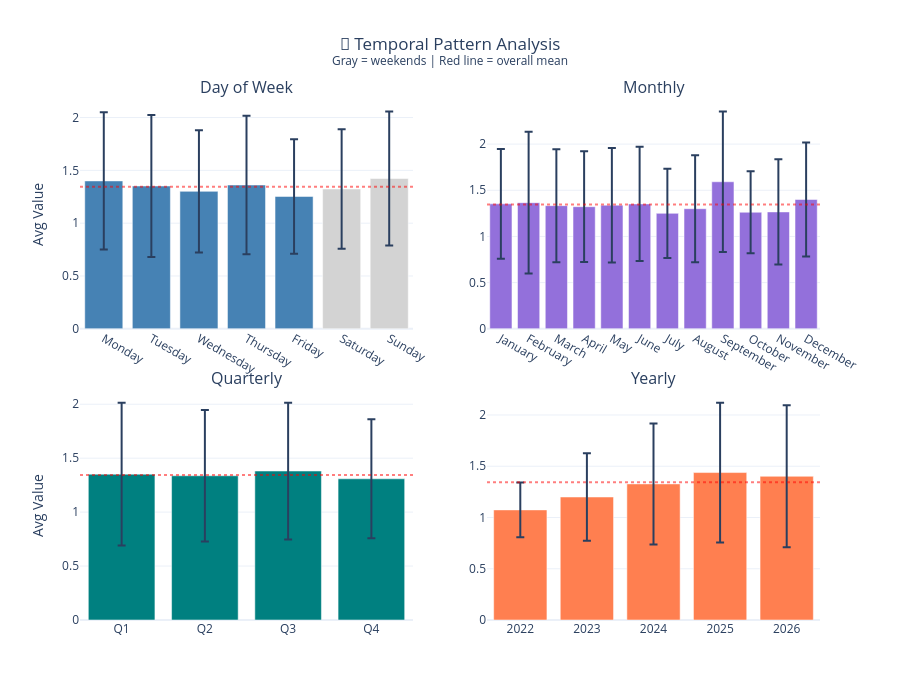

The notebook cell saved with this chart:
### Markdown cell above
[//]: # (cr:doc name='1c_6_seasonality_detection' id=207ff626)
## 1c.6 Seasonality Detection

**📖 Understanding Seasonality:**
- **Weekly** (period=7): Higher activity on certain days
- **Monthly** (period~30): End-of-month patterns, billing cycles
- **Quarterly** (period~90): Business cycles, seasonal products

**📊 Interpreting Strength (Autocorrelation):**

Strength measures how well values at a given lag correlate with current values.

| Strength | Interpretation | Random Data Baseline |
|----------|----------------|---------------------|
| 0.0 | No pattern (random noise) | ≈ 0.0 |
| 0.1–0.3 | Weak pattern | Barely above random |
| 0.3–0.5 | Moderate pattern | 3–5× lift over random |
| 0.5–0.7 | Strong pattern | Clear repeating cycle |
| > 0.7 | Very strong pattern | Near-deterministic cycle |

*Lift interpretation: A strength of 0.4 means the pattern explains ~40% of variance at that lag, vs ~0% for random data.*

**🎯 Window-Aligned Pattern Detection:**

We check two types of patterns:
- **Natural periods** (7, 14, 21, 30 days): Calendar-driven cycles
- **Aggregation windows** (from findings): Patterns at your selected feature windows (e.g., 180d, 365d)

If a pattern aligns with your aggregation window, features computed over that window may capture the full cycle — consider this when interpreting aggregated features.

**Impact on ML:**
- Add day-of-week, month features for detected periods
- Consider seasonal decomposition for strong patterns
- Use cyclical encodings (sin/cos) for neural networks

### Code cell
# @cr:code name='analyze_seasonality' id=47290098
# Seasonality Analysis - Temporal Pattern Grid + Autocorrelation

# Prepare temporal columns
daily_data["day_of_week"] = daily_data[TIME_COLUMN].dt.day_name()
daily_data["month"] = daily_data[TIME_COLUMN].dt.month_name()
daily_data["quarter"] = "Q" + daily_data[TIME_COLUMN].dt.quarter.astype(str)
daily_data["year"] = daily_data[TIME_COLUMN].dt.year.astype(str)

dow_order = ["Monday", "Tuesday", "Wednesday", "Thursday", "Friday", "Saturday", "Sunday"]
month_order = ["January", "February", "March", "April", "May", "June", "July", "August", "September", "October", "November", "December"]
daily_data["day_of_week"] = native_pd.Categorical(daily_data["day_of_week"], categories=[d for d in dow_order if d in daily_data["day_of_week"].to_numpy()], ordered=True)
daily_data["month"] = native_pd.Categorical(daily_data["month"], categories=[m for m in month_order if m in daily_data["month"].to_numpy()], ordered=True)
daily_data["quarter"] = native_pd.Categorical(daily_data["quarter"], categories=[q for q in ["Q1","Q2","Q3","Q4"] if q in daily_data["quarter"].to_numpy()], ordered=True)

# Compute statistics
dow_stats_mean = daily_data.groupby("day_of_week", observed=True)[analysis_col].mean().reset_index().rename(columns={analysis_col: "mean"})
dow_stats_std = daily_data.groupby("day_of_week", observed=True)[analysis_col].std().reset_index().rename(columns={analysis_col: "std"})
dow_stats = dow_stats_mean.merge(dow_stats_std, on="day_of_week")
monthly_stats_mean = daily_data.groupby("month", observed=True)[analysis_col].mean().reset_index().rename(columns={analysis_col: "mean"})
monthly_stats_std = daily_data.groupby("month", observed=True)[analysis_col].std().reset_index().rename(columns={analysis_col: "std"})
monthly_stats = monthly_stats_mean.merge(monthly_stats_std, on="month")
quarterly_stats_mean = daily_data.groupby("quarter", observed=True)[analysis_col].mean().reset_index().rename(columns={analysis_col: "mean"})
quarterly_stats_std = daily_data.groupby("quarter", observed=True)[analysis_col].std().reset_index().rename(columns={analysis_col: "std"})
quarterly_stats = quarterly_stats_mean.merge(quarterly_stats_std, on="quarter")
yearly_stats_mean = daily_data.groupby("year", observed=True)[analysis_col].mean().reset_index().rename(columns={analysis_col: "mean"})
yearly_stats_std = daily_data.groupby("year", observed=True)[analysis_col].std().reset_index().rename(columns={analysis_col: "std"})
yearly_stats = yearly_stats_mean.merge(yearly_stats_std, on="year")
overall_mean = daily_data[analysis_col].mean()

# Get aggregation window lags for seasonality detection
window_lags = []
if findings.time_series_metadata and findings.time_series_metadata.suggested_aggregations:
    for w in findings.time_series_metadata.suggested_aggregations:
        if w != "all_time":
            days = int(w.replace("d", "").replace("h", "")) if "d" in w else int(w.replace("h", "")) // 24
            if days > 30:
                window_lags.append(days)

# Run seasonality detection
seasonality_results = analyzer.detect_seasonality(daily_data, value_column=analysis_col, additional_lags=window_lags)

# Create 2x2 visualization grid
fig = make_subplots(rows=2, cols=2, subplot_titles=["Day of Week", "Monthly", "Quarterly", "Yearly"],
                    horizontal_spacing=0.1, vertical_spacing=0.12)

colors_dow = ["lightgray" if d in ["Saturday", "Sunday"] else "steelblue" for d in dow_stats["day_of_week"]]
fig.add_trace(go.Bar(x=dow_stats["day_of_week"], y=dow_stats["mean"], error_y=dict(type="data", array=dow_stats["std"]),
                     marker_color=colors_dow, showlegend=False), row=1, col=1)
fig.add_trace(go.Bar(x=monthly_stats["month"], y=monthly_stats["mean"], error_y=dict(type="data", array=monthly_stats["std"]),
                     marker_color="mediumpurple", showlegend=False), row=1, col=2)
fig.add_trace(go.Bar(x=quarterly_stats["quarter"], y=quarterly_stats["mean"], error_y=dict(type="data", array=quarterly_stats["std"]),
                     marker_color="teal", showlegend=False), row=2, col=1)
fig.add_trace(go.Bar(x=yearly_stats["year"], y=yearly_stats["mean"], error_y=dict(type="data", array=yearly_stats["std"]),
                     marker_color="coral", showlegend=False), row=2, col=2)

for row, col in [(1, 1), (1, 2), (2, 1), (2, 2)]:
    fig.add_hline(y=overall_mean, line_dash="dot", line_color="red", opacity=0.5, row=row, col=col)

fig.update_layout(title={"text": "📅 Temporal Pattern Analysis<br><sup>Gray = weekends | Red line = overall mean</sup>",
                         "x": 0.5, "xanchor": "center"}, template="plotly_white", height=700)
fig.update_yaxes(title_text="Avg Value", row=1, col=1)
fig.update_yaxes(title_text="Avg Value", row=2, col=1)
display_figure(fig)

# Combined Pattern Analysis
print("📊 SEASONALITY & TEMPORAL PATTERN ANALYSIS")
print("="*60)

# Variation analysis
def calc_var(stats): return (stats["mean"].max() - stats["mean"].min()) / overall_mean * 100 if len(stats) > 1 else 0
variations = {"day_of_week": calc_var(dow_stats), "month": calc_var(monthly_stats),
              "quarter": calc_var(quarterly_stats), "year": calc_var(yearly_stats)}

print("\n📈 Pattern Variation (% from mean):")
print(f"   Day of Week: {variations['day_of_week']:.1f}%")
print(f"   Monthly:     {variations['month']:.1f}%")
print(f"   Quarterly:   {variations['quarter']:.1f}%")
print(f"   Yearly:      {variations['year']:.1f}%")

# Autocorrelation seasonality
print("\n🔁 Autocorrelation Seasonality (threshold > 0.3):")
if seasonality_results:
    for sr in seasonality_results:
        strength = "Strong" if sr.strength > 0.5 else "Moderate"
        aligned = " [aggregation window]" if sr.period in window_lags else ""
        print(f"   • {sr.period_name or f'{sr.period}d'}: {sr.strength:.3f} ({strength}){aligned}")
else:
    print("   No significant autocorrelation patterns detected")

# Generate recommendations
SEASONALITY_RECOMMENDATIONS = []
for pattern, var_pct in variations.items():
    priority = "high" if var_pct > 20 else "medium" if var_pct > 10 else "low"

    if pattern == "day_of_week" and var_pct > 10:
        SEASONALITY_RECOMMENDATIONS.append({"pattern": pattern, "variation": var_pct, "priority": priority,
            "features": ["dow_sin", "dow_cos", "is_weekend"], "reason": f"{var_pct:.1f}% variation - add cyclical encoding"})
    elif pattern == "month" and var_pct > 10:
        SEASONALITY_RECOMMENDATIONS.append({"pattern": pattern, "variation": var_pct, "priority": priority,
            "features": ["month_sin", "month_cos"], "reason": f"{var_pct:.1f}% variation - add cyclical encoding"})
    elif pattern == "quarter" and var_pct > 10:
        SEASONALITY_RECOMMENDATIONS.append({"pattern": pattern, "variation": var_pct, "priority": priority,
            "features": ["quarter_sin", "quarter_cos"], "reason": f"{var_pct:.1f}% variation - add cyclical encoding"})
    elif pattern == "year" and var_pct > 20:
        trend_explains = 'trend_result' in dir() and trend_result.strength > 0.3 and trend_result.has_direction
        if trend_explains:
            SEASONALITY_RECOMMENDATIONS.append({"pattern": pattern, "variation": var_pct, "priority": priority,
                "features": ["year_trend"], "reason": f"{var_pct:.1f}% variation aligned with trend"})
        else:
            SEASONALITY_RECOMMENDATIONS.append({"pattern": pattern, "variation": var_pct, "priority": priority,
                "features": ["year_categorical"], "reason": f"{var_pct:.1f}% variation but NO linear trend - use categorical",
                "warning": "Stepwise changes or non-linear cycles suspected"})

# For autocorrelation-detected patterns
for sr in seasonality_results:
    if sr.period in [7, 14, 21, 30] and sr.strength > 0.3:
        SEASONALITY_RECOMMENDATIONS.append({"pattern": f"{sr.period}d_cycle", "variation": sr.strength * 100,
            "priority": "medium", "features": [f"lag_{sr.period}d_ratio"],
            "reason": f"Autocorrelation {sr.strength:.2f} at {sr.period}d - add lag ratio feature"})

print("\n" + "─"*60)
print("📋 SEASONALITY RECOMMENDATIONS:")
print("─"*60)
if SEASONALITY_RECOMMENDATIONS:
    for rec in SEASONALITY_RECOMMENDATIONS:
        icon = {"high": "🔴", "medium": "🟡", "low": "🟢"}.get(rec["priority"], "⚪")
        print(f"\n{icon} [{rec['priority'].upper()}] {rec['pattern'].replace('_', ' ').title()}")
        print(f"   {rec['reason']}")
        if rec.get("warning"):
            print(f"   ⚠️  {rec['warning']}")
        if rec.get("features"):
            print(f"   → Features: {', '.join(rec['features'])}")
else:
    print("\n   No significant patterns - seasonal features unlikely to help")

TEMPORAL_PATTERN_RECOMMENDATIONS = SEASONALITY_RECOMMENDATIONS

### Figure 1 — Plotly figure (JSON) as saved in the notebook; plotly's stock layout.template omitted (floating-point values rounded to 4 significant figures)
{"data": [{"error_y": {"array": [0.65, 0.6729, 0.5788, 0.6548, 0.5423, 0.5657, 0.6349], "type": "data"}, "marker": {"color": ["steelblue", "steelblue", "steelblue", "steelblue", "steelblue", "lightgray", "lightgray"]}, "showlegend": false, "type": "bar", "x": ["Monday", "Tuesday", "Wednesday", "Thursday", "Friday", "Saturday", "Sunday"], "xaxis": "x", "y": [1.4, 1.352, 1.301, 1.361, 1.253, 1.324, 1.423], "yaxis": "y"}, {"error_y": {"array": [0.5941, 0.7677, 0.6115, 0.6, 0.6194, 0.6191, 0.4838, 0.5803, 0.7615, 0.445, 0.5692, 0.6179], "type": "data"}, "marker": {"color": "mediumpurple"}, "showlegend": false, "type": "bar", "x": ["January", "February", "March", "April", "May", "June", "July", "August", "September", "October", "November", "December"], "xaxis": "x2", "y": [1.353, 1.365, 1.333, 1.322, 1.338, 1.352, 1.25, 1.3, 1.592, 1.262, 1.265, 1.4], "yaxis": "y2"}, {"error_y": {"array": [0.6618, 0.6096, 0.6339, 0.5513], "type": "data"}, "marker": {"color": "teal"}, "showlegend": false, "type": "bar", "x": ["Q1", "Q2", "Q3", "Q4"], "xaxis": "x3", "y": [1.352, 1.337, 1.381, 1.309], "yaxis": "y3"}, {"error_y": {"array": [0.2669, 0.4264, 0.5905, 0.6821, 0.6931], "type": "data"}, "marker": {"color": "coral"}, "showlegend": false, "type": "bar", "x": ["2022", "2023", "2024", "2025", "2026"], "xaxis": "x4", "y": [1.074, 1.2, 1.328, 1.438, 1.402], "yaxis": "y4"}], "layout": {"annotations": [{"font": {"size": 16}, "showarrow": false, "text": "Day of Week", "x": 0.225, "xanchor": "center", "xref": "paper", "y": 1.0, "yanchor": "bottom", "yref": "paper"}, {"font": {"size": 16}, "showarrow": false, "text": "Monthly", "x": 0.775, "xanchor": "center", "xref": "paper", "y": 1.0, "yanchor": "bottom", "yref": "paper"}, {"font": {"size": 16}, "showarrow": false, "text": "Quarterly", "x": 0.225, "xanchor": "center", "xref": "paper", "y": 0.44, "yanchor": "bottom", "yref": "paper"}, {"font": {"size": 16}, "showarrow": false, "text": "Yearly", "x": 0.775, "xanchor": "center", "xref": "paper", "y": 0.44, "yanchor": "bottom", "yref": "paper"}], "height": 700, "shapes": [{"line": {"color": "red", "dash": "dot"}, "opacity": 0.5, "type": "line", "x0": 0, "x1": 1, "xref": "x domain", "y0": 1.345, "y1": 1.345, "yref": "y"}, {"line": {"color": "red", "dash": "dot"}, "opacity": 0.5, "type": "line", "x0": 0, "x1": 1, "xref": "x2 domain", "y0": 1.345, "y1": 1.345, "yref": "y2"}, {"line": {"color": "red", "dash": "dot"}, "opacity": 0.5, "type": "line", "x0": 0, "x1": 1, "xref": "x3 domain", "y0": 1.345, "y1": 1.345, "yref": "y3"}, {"line": {"color": "red", "dash": "dot"}, "opacity": 0.5, "type": "line", "x0": 0, "x1": 1, "xref": "x4 domain", "y0": 1.345, "y1": 1.345, "yref": "y4"}], "title": {"text": "📅 Temporal Pattern Analysis<br><sup>Gray = weekends | Red line = overall mean</sup>", "x": 0.5, "xanchor": "center"}, "xaxis": {"anchor": "y", "domain": [0.0, 0.45]}, "xaxis2": {"anchor": "y2", "domain": [0.55, 1.0]}, "xaxis3": {"anchor": "y3", "domain": [0.0, 0.45]}, "xaxis4": {"anchor": "y4", "domain": [0.55, 1.0]}, "yaxis": {"anchor": "x", "domain": [0.56, 1.0], "title": {"text": "Avg Value"}}, "yaxis2": {"anchor": "x2", "domain": [0.56, 1.0]}, "yaxis3": {"anchor": "x3", "domain": [0.0, 0.44], "title": {"text": "Avg Value"}}, "yaxis4": {"anchor": "x4", "domain": [0.0, 0.44]}}}
